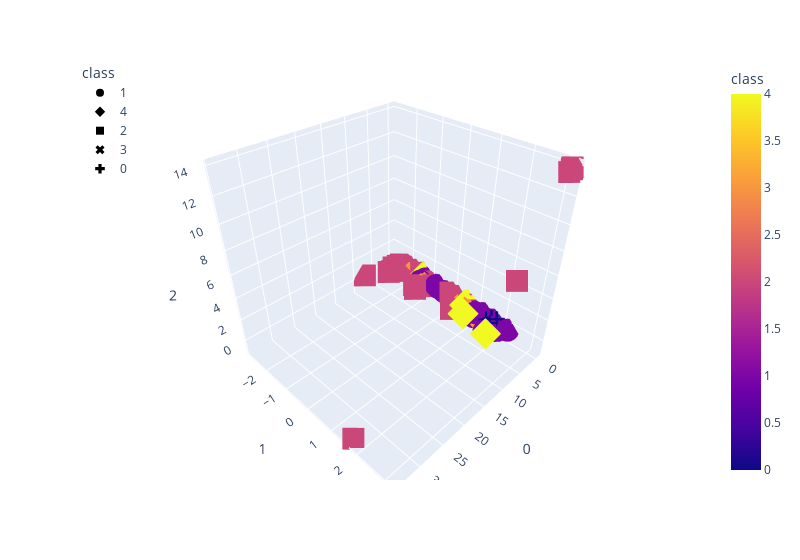

Notebook code for this chart:
### Code cell
import plotly.express as px
fig = px.scatter_3d(
    clusters,
    x=0,
    y=1,
    z=2,
    color="class",
    symbol="class",
    width=800,
)
fig.update_layout(legend=dict(x=0, y=1))
fig.show()
